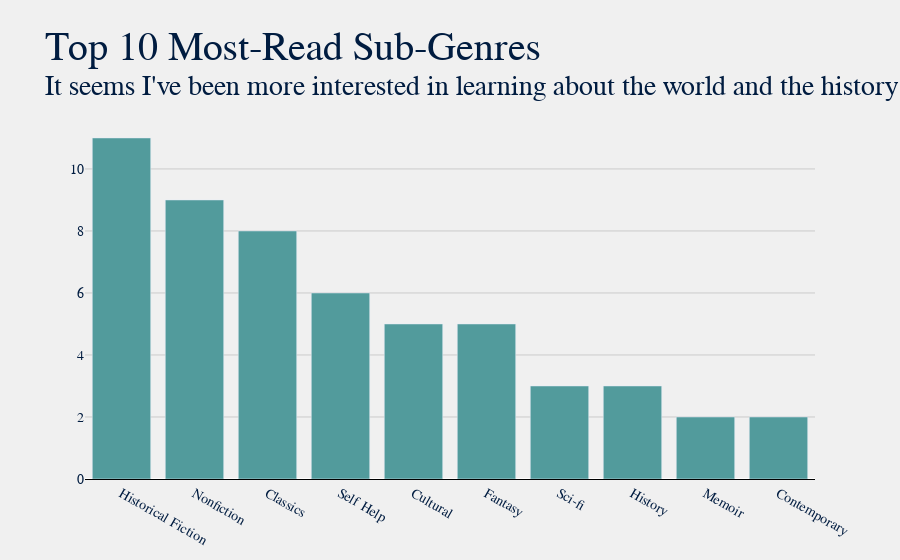

The cell this chart's notebook holds for it:
### Code cell
title = "Top 10 Most-Read Sub-Genres"
sub = f"It seems I've been more interested in learning about the world and the history of things"

plot.gen_bar_graph(df, 'Sub-Genre', title, sub, 10, color="#529b9c")

### Figure 1 — Plotly figure (JSON) as saved in the notebook; plotly's stock layout.template omitted (floating-point values rounded to 4 significant figures)
{"data": [{"hovertemplate": "<b>%{x}</b>: %{y}", "marker": {"color": "#529b9c"}, "name": "", "type": "bar", "x": ["Historical Fiction", "Nonfiction", "Classics", "Self Help", "Cultural", "Fantasy", "Sci-fi", "History", "Memoir", "Contemporary"], "y": [11, 9, 8, 6, 5, 5, 3, 3, 2, 2]}], "layout": {"autosize": true, "barmode": "group", "font": {"color": "#001c40", "family": "Baskerville", "size": 14}, "margin": {"b": 45, "l": 85, "r": 85, "t": 120}, "paper_bgcolor": "#f0f0f0", "plot_bgcolor": "#f0f0f0", "title": {"font": {"color": "#001c40", "family": "Baskerville, Bold", "size": 40}, "text": "Top 10 Most-Read Sub-Genres<br><sup>It seems I've been more interested in learning about the world and the history of things"}, "xaxis": {"autorange": true, "gridcolor": "#cbcbcb", "linecolor": "black", "range": [-0.5, 9.5], "showgrid": false, "showline": true, "title": {}, "type": "category"}, "yaxis": {"autorange": true, "gridcolor": "#cbcbcb", "linecolor": "black", "range": [0, 11.58], "showgrid": true, "showline": false, "showticklabels": true, "title": {}, "type": "linear"}}}
